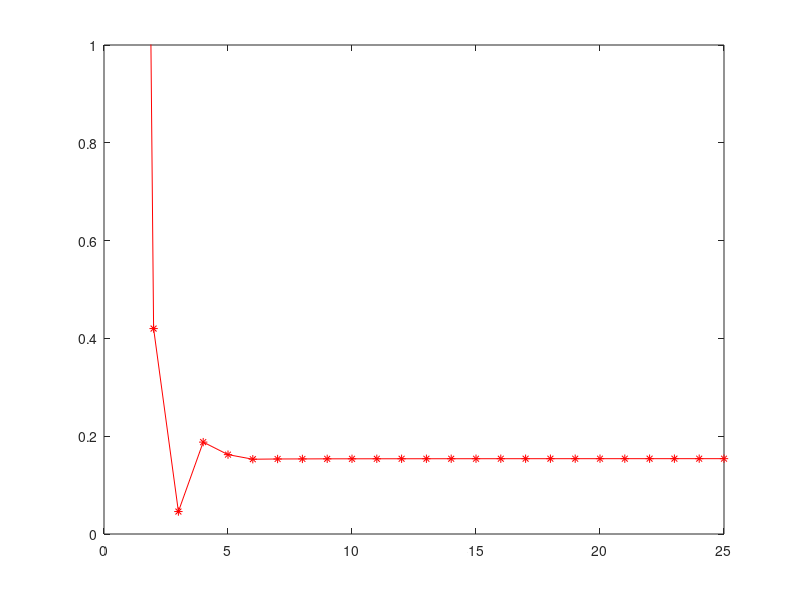

Write the MATLAB code that produced this figure.
clear;
lambda = 0.125;
d1 = 10; theta1 = pi/6; phi1 = pi/3; 
PHI1 = cos(phi1)*sin(theta1); PSI1 = sin(phi1)*sin(theta1); THETA1 = cos(theta1);
d2 = 20; theta2 = pi/6; phi2 = pi/3; 
PHI2 = cos(phi2)*sin(theta2); PSI2 = sin(phi2)*sin(theta2); THETA2 = cos(theta2);
Size = 15;
Lx = sqrt(Size);
Lz = sqrt(Size);
precision = 1:1:25;
rho=zeros(1,length(precision));
for index = [1:1:length(precision)]
    
    a1 = 0;
    for x = [Lx/2/d1+PHI1,Lx/2/d1-PHI1]
        for z = [Lz/2/d1+THETA1,Lz/2/d1-THETA1]
            a1 = a1 + atan(x*z/PSI1/sqrt(PSI1^2+x^2+z^2))/4/pi;
        end
    end
    a2 = 0;
    for x = [Lx/2/d2+PHI2,Lx/2/d2-PHI2]
        for z = [Lz/2/d2+THETA2,Lz/2/d2-THETA2]
            a2 = a2 + atan(x*z/PSI2/sqrt(PSI2^2+x^2+z^2))/4/pi;
        end
    end
    r_corr = 0;
    i_corr = 0;
    
    for j1 = 1:1:precision(index)
        psi1=cos((2*j1-1)*pi/(2*precision(index)));
        for j2=1:precision(index)
            psi2=cos((2*j2-1)*pi/(2*precision(index)));
            distance1 = sqrt((d1*PHI1 - Lx/2*psi1)^2 + (d1*PSI1 - 0)^2 + (d1*THETA1 - Lz*psi2/2)^2);
            part1 = (sqrt(d1*PSI1)/sqrt(4*pi)/(distance1^(3/2)));
            distance2 = sqrt((d2*PHI2 - Lx/2*psi1)^2 + (d2*PSI2 - 0)^2 + (d2*THETA2 - Lz*psi2/2)^2);
            part2 = (sqrt(d2*PSI2)/sqrt(4*pi)/(distance2^(3/2)));
            r_corr = r_corr + sqrt((1-psi1^2)*(1-psi2^2))*(part1*part2*cos(2*pi/lambda*(distance1 - distance2)));
            i_corr = i_corr + sqrt((1-psi1^2)*(1-psi2^2))*(part1*part2*sin(2*pi/lambda*(distance1 - distance2)));
        end
    end
    
    rho(index) =((pi^2*Size/(4*precision(index)^2))^2*(r_corr^2 + i_corr^2)/a1/a2);
 
  
end
figure
plot(precision,rho,'-*r');hold on;
xlim([0,25]);
ylim([0,1]);